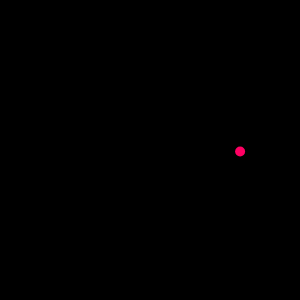
Frame 1 (no input)
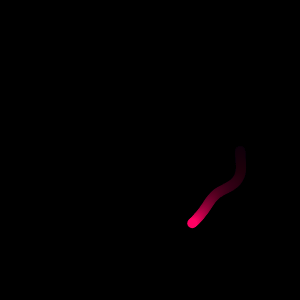
Frame 60 (no input)
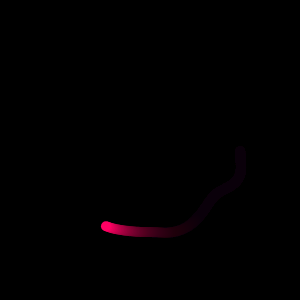
Frame 120 (the mouse pressed at the canvas centre since frame 60)

The p5.js sketch that drew these frames (run headless with seeded random() and noise() and a simulated clock; from frame 60 on, the mouse is pressed at the canvas centre):

// p5.js sketch
// ── sketch.js
function setup() {
  createCanvas(300, 300);
  angleMode(DEGREES);
  noStroke();
  background(0);
  
   pts = [];
  for(let a = 0; a<360*10; a++){
    let nX = 150 + .4*cos(a);
    let nY = 150 + .4*sin(a);
    
    let angle = a;
    let n = noise(nX,nY,0.1*floor(a/360));
    let radius = map(n,0.2,0.8,30,140)
    let x = 150 + radius*cos(angle);
    let y = 150 + radius*sin(angle);
    
     pts.push(createVector(x,y));
    
  }
}

function draw() {
  background(0,12);
  let angle = frameCount;
 
  
  let p = pts[angle%(360*10)];
  let x = p.x;
  let y = p.y;
  
  fill(255,0,99);
  circle(x,y,10)
}
